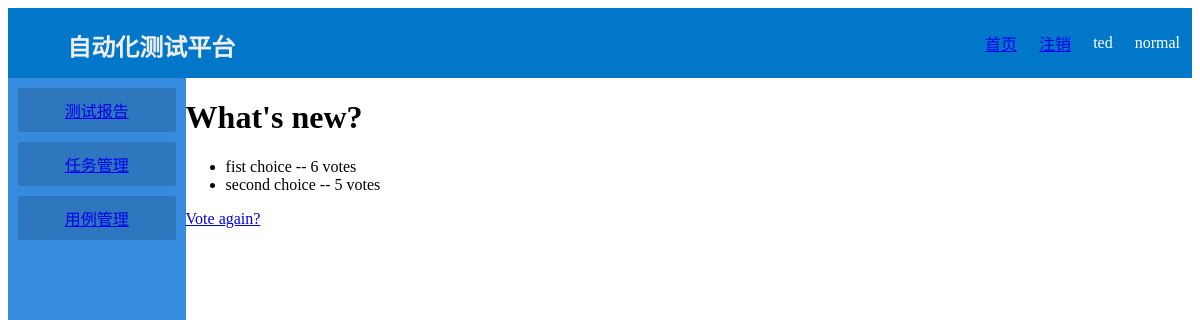
The app's page /polls/1/results/ (signed in), older data.
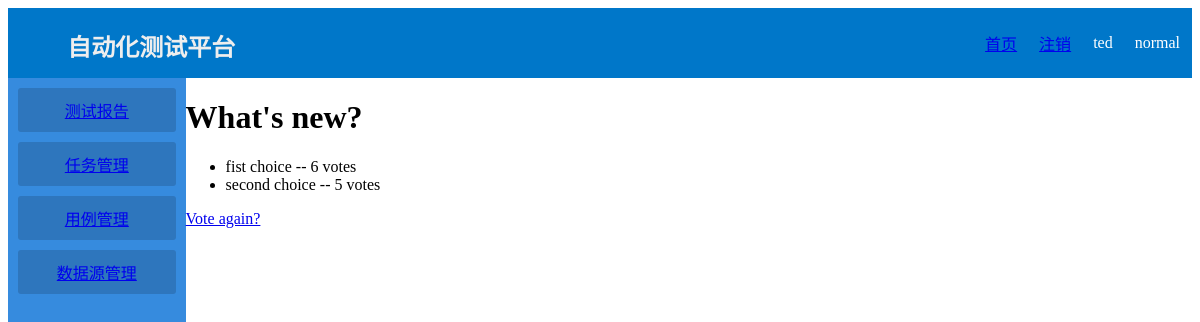
The same page, newer data.
### login/models.py (models this page shows, shortened)
class Menu(models.Model):
    order = models.IntegerField(unique=True)
    menu_text = models.CharField(max_length=20, unique=True)
    url = models.CharField(max_length=32)

### polls/models.py (models this page shows, shortened)
class Choice(models.Model):
    question = models.ForeignKey(Question, on_delete=models.CASCADE)
    choice_text = models.CharField(max_length=80)
    votes = models.IntegerField(default=0)

### polls/views.py (the view)
# urls.py: path('<int:pk>/results/', views.ResultsView.as_view(), name='results'),
class ResultsView(LoginRequiredMixin, generic.DetailView):
    model = Question  # 使用了模型, question自动提供给模板
    template_name = 'polls/results.html'
    def get_context_data(self, **kwargs):
        context = super().get_context_data(**kwargs)
        request = self.request
        user_name = request.user.username
        user_group = Group.objects.get(user__username=user_name)
        rmenu = RoleMenu.objects.filter(role_name=user_group).values('menu')
        menu = Menu.objects.filter(menu_text__in=rmenu).order_by('order')
        context['menu'] = menu
        context['user_group'] = user_group
        context['user_name'] = user_name
        return context

### polls/templates/polls/results.html
{% extends 'base.html' %}
{% block content %}
<h1>{{ question.question_text }}</h1>
<ul>
{% for choice in question.choice_set.all %}
    <li>{{ choice.choice_text }} -- {{ choice.votes }} vote{{ choice.votes|pluralize }}</li>
{% endfor %}
</ul>
<a href="{% url 'polls:detail' question.id %}">Vote again?</a>
{% endblock %}

### WebDemo/templates/base.html (shortened to what this page needs)
<!DOCTYPE html>
<html lang="en">
<head>
    {% load static %}
    <link rel="stylesheet" type="text/css" href="{% static 'style.css' %}">
</head>
<body>
<div id="head">
    <div><h2>自动化测试平台</h2></div>
    <table>
        <tr>
            <td><a href="{% url 'projects:index' 1 %}">首页</a></td>
            <td><a href="{% url 'polls:logout' %}">注销</a></td>
            <td>{{user_name}}</td>
            <td>{{user_group}}</td>
        </tr>
    </table>
</div>
<div id="left">
    <div id="menu">
    <div class="button">
        {% for m in menu %}
        <div><a href="{{m.url}}">{{m.menu_text}}</a></div>
        {% endfor %}
    </div>
</div>
</div>
<div id="content">
    {% block content %}{% endblock %}
</div>
</body>
</html>

Row changes from the older to the newer data that the page shows:
added Menu: menu_text "数据源管理"
